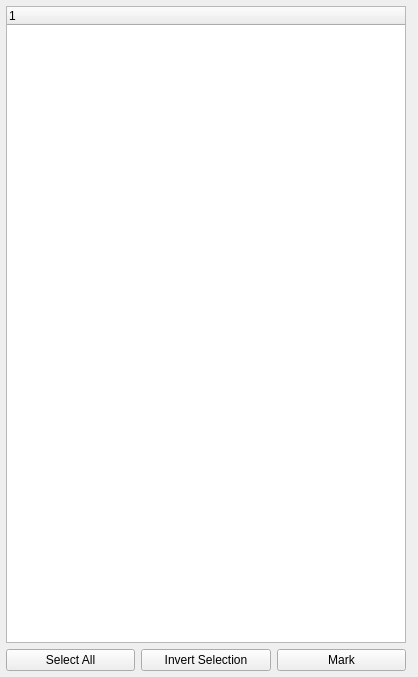
<?xml version="1.0" encoding="UTF-8"?>
<ui version="4.0">
 <class>snowgui::browserwindow</class>
 <widget class="QWidget" name="snowgui::browserwindow">
  <property name="geometry">
   <rect>
    <x>0</x>
    <y>0</y>
    <width>400</width>
    <height>677</height>
   </rect>
  </property>
  <property name="windowTitle">
   <string>Form</string>
  </property>
  <layout class="QHBoxLayout" name="horizontalLayout">
   <property name="leftMargin">
    <number>6</number>
   </property>
   <property name="topMargin">
    <number>6</number>
   </property>
   <property name="rightMargin">
    <number>6</number>
   </property>
   <property name="bottomMargin">
    <number>6</number>
   </property>
   <item>
    <widget class="QWidget" name="controlWidget" native="true">
     <layout class="QVBoxLayout" name="verticalLayout">
      <property name="leftMargin">
       <number>0</number>
      </property>
      <property name="topMargin">
       <number>0</number>
      </property>
      <property name="rightMargin">
       <number>0</number>
      </property>
      <property name="bottomMargin">
       <number>0</number>
      </property>
      <item>
       <widget class="QTreeWidget" name="fileTree">
        <property name="minimumSize">
         <size>
          <width>400</width>
          <height>0</height>
         </size>
        </property>
        <column>
         <property name="text">
          <string notr="true">1</string>
         </property>
        </column>
       </widget>
      </item>
      <item>
       <widget class="QWidget" name="widget" native="true">
        <layout class="QHBoxLayout" name="horizontalLayout_2">
         <property name="leftMargin">
          <number>0</number>
         </property>
         <property name="topMargin">
          <number>0</number>
         </property>
         <property name="rightMargin">
          <number>0</number>
         </property>
         <property name="bottomMargin">
          <number>0</number>
         </property>
         <item>
          <widget class="QPushButton" name="selectallButton">
           <property name="text">
            <string>Select All</string>
           </property>
          </widget>
         </item>
         <item>
          <widget class="QPushButton" name="invertselectionButton">
           <property name="text">
            <string>Invert Selection</string>
           </property>
          </widget>
         </item>
         <item>
          <widget class="QPushButton" name="markButton">
           <property name="text">
            <string>Mark</string>
           </property>
          </widget>
         </item>
        </layout>
       </widget>
      </item>
     </layout>
    </widget>
   </item>
   <item>
    <widget class="snowgui::imagedisplaywidget" name="imageWidget" native="true"/>
   </item>
  </layout>
 </widget>
 <customwidgets>
  <customwidget>
   <class>snowgui::imagedisplaywidget</class>
   <extends>QWidget</extends>
   <header location="global">imagedisplaywidget.h</header>
   <container>1</container>
  </customwidget>
 </customwidgets>
 <resources/>
 <connections/>
</ui>
